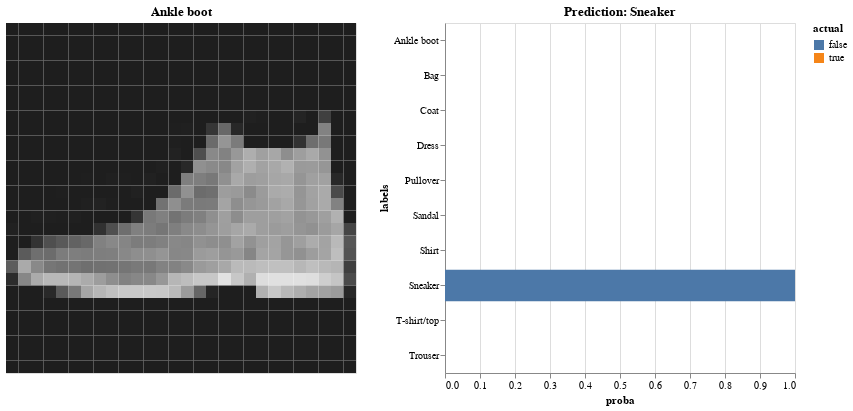

Source (notebook cell):
### Code cell
vis.imshow(x_test[i], labels[y_test[i]]) | vis.predict(proba_conv[i], y_test[i], labels)

### Figure 1 — Vega-Lite specification as saved in the notebook (floating-point values rounded to 4 significant figures; data arrays with more than 128 entries replaced by an {"elided": "..."} marker saying what was removed)
{"$schema": "https://vega.github.io/schema/vega-lite/v2.4.3.json", "config": {"view": {"height": 300, "width": 400}}, "hconcat": [{"data": {"values": {"elided": "784 records"}}, "encoding": {"color": {"field": "value", "legend": null, "scale": {"scheme": "greys"}, "sort": "descending", "type": "quantitative"}, "tooltip": [{"field": "value", "type": "quantitative"}], "x": {"axis": null, "field": "w", "type": "nominal"}, "y": {"axis": null, "field": "h", "type": "nominal"}}, "height": 350, "mark": "rect", "title": "Ankle boot", "width": 350}, {"data": {"values": [{"actual": false, "labels": "T-shirt/top", "proba": 0}, {"actual": false, "labels": "Trouser", "proba": 0}, {"actual": false, "labels": "Pullover", "proba": 0}, {"actual": false, "labels": "Dress", "proba": 0}, {"actual": false, "labels": "Coat", "proba": 0}, {"actual": false, "labels": "Sandal", "proba": 0}, {"actual": false, "labels": "Shirt", "proba": 0}, {"actual": false, "labels": "Sneaker", "proba": 1}, {"actual": false, "labels": "Bag", "proba": 1.252e-18}, {"actual": true, "labels": "Ankle boot", "proba": 0}]}, "encoding": {"color": {"field": "actual", "type": "nominal"}, "tooltip": [{"field": "proba", "type": "quantitative"}], "x": {"field": "proba", "scale": {"domain": [0, 1]}, "type": "quantitative"}, "y": {"field": "labels", "type": "nominal"}}, "height": 350, "mark": "bar", "title": "Prediction: Sneaker", "width": 350}]}
